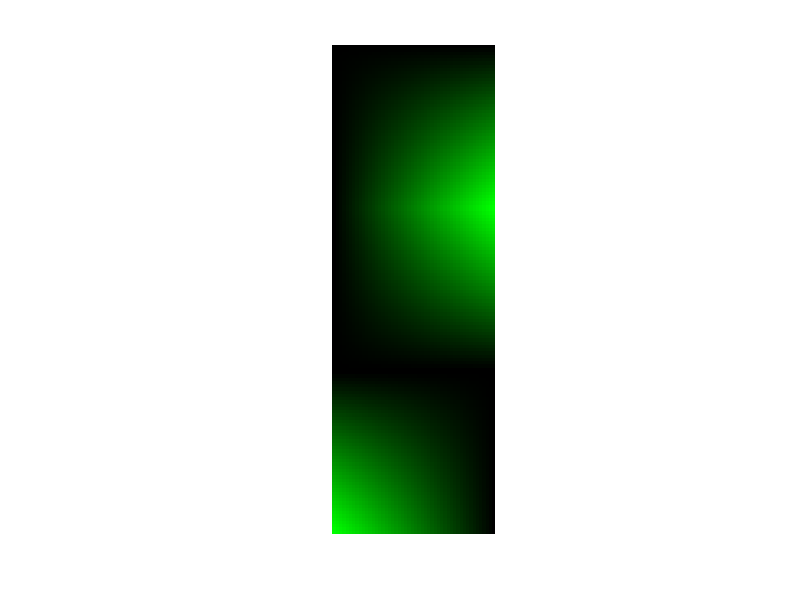

This chart was generated by the following MATLAB code:
L1 = [0:(1 / 49):1];
L1 = L1' * L1; % 1 bottom right
L2 = L1(end:-1:1, :); % 1 upper right - reflection relative to the rows (X axis)
L3 = L1(:, end:-1:1); % 1 bottom left -  reflection relative to the cols (Y axis)
LG = [L1; L2; L3]; % concatenate vertically
LR = zeros([150, 50]);
LB = zeros([150, 50]);
LOUT = cat(3, LR, LG, LB);
figure
imshow(LOUT, 'InitialMagnification', 'fit')